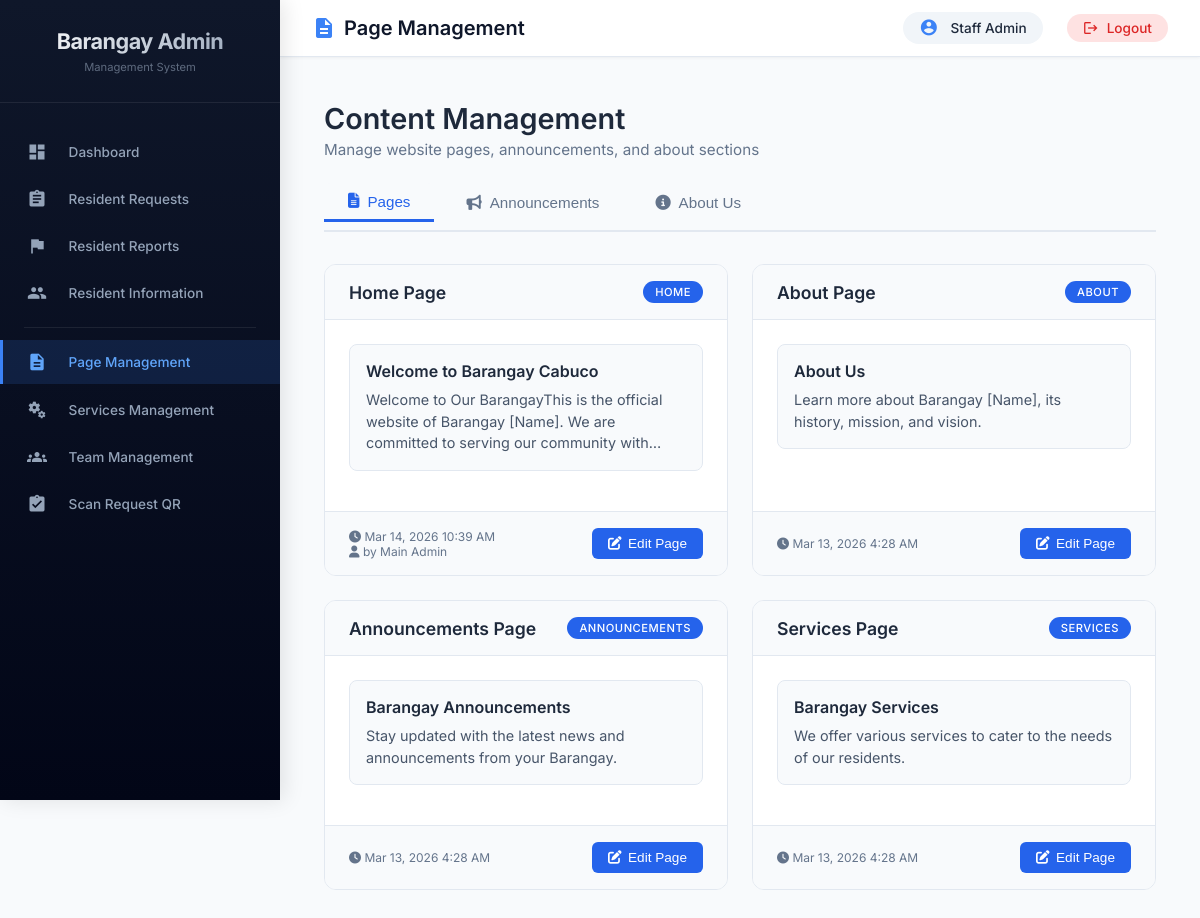
The app's page /admin/management/pages.php (signed in) with its own data.
### tables this page shows
CREATE TABLE `pages` (
  `id` int(11) NOT NULL,
  `page_name` varchar(50) NOT NULL,
  `title` varchar(200) DEFAULT NULL,
  `content` text DEFAULT NULL,
  `meta_description` text DEFAULT NULL,
  `featured_image` varchar(255) DEFAULT NULL,
  `updated_by` int(11) DEFAULT NULL,
  `last_updated` timestamp NOT NULL DEFAULT current_timestamp() ON UPDATE current_timestamp()
);

### admin/management/pages.php (the view, shortened to what this page needs)
<?php
$database = new Database();
$db = $database->getConnection();
$pages_query = "SELECT p.*, CONCAT(a.first_name, ' ', a.last_name) as updated_by_name
                FROM pages p
                LEFT JOIN admins a ON p.updated_by = a.id
                ORDER BY FIELD(p.page_name, 'home', 'about', 'announcements', 'services'), p.page_name";
$pages_stmt = $db->query($pages_query);
$pages = $pages_stmt->fetchAll(PDO::FETCH_ASSOC);
include '../includes/admin_header.php';
?>
<link rel="stylesheet" href="https://cdnjs.cloudflare.com/ajax/libs/font-awesome/6.4.0/css/all.min.css">
<div class="pages-module">
    <div class="module-header">
        <div class="module-title">
            <h1>Content Management</h1>
            <p>Manage website pages, announcements, and about sections</p>
        </div>
    </div>
    <div class="tab-nav">
        <button class="tab-btn active" onclick="switchTab(event, 'pages')">
            <i class="fas fa-file-alt"></i> Pages
        </button>
        <button class="tab-btn" onclick="switchTab(event, 'announcements')">
            <i class="fas fa-bullhorn"></i> Announcements
        </button>
        <button class="tab-btn" onclick="switchTab(event, 'about')">
            <i class="fas fa-info-circle"></i> About Us
        </button>
    </div>
    <div id="pages-tab" class="tab-content active">
        <div class="pages-grid">
            <?php if (empty($pages)): ?>
                <div class="empty-state">
                    <i class="fas fa-file-alt"></i>
                    <p>No pages found</p>
                </div>
            <?php else: ?>
                <?php foreach ($pages as $page): ?>
                <div class="page-card">
                    <div class="page-header">
                        <h3><?php echo ucfirst($page['page_name']); ?> Page</h3>
                        <span class="page-badge"><?php echo $page['page_name']; ?></span>
                    </div>
                    <div class="page-content">
                        <div class="page-preview">
                            <h4><?php echo htmlspecialchars($page['title'] ?: 'No title'); ?></h4>
                            <p><?php echo htmlspecialchars(substr(strip_tags($page['content']), 0, 150)); ?><?php echo strlen(strip_tags($page['content'])) > 150 ? '...' : ''; ?></p>
                        </div>
                    </div>
                    <div class="page-footer">
                        <span class="last-updated">
                            <i class="fas fa-clock"></i>
                            <?php echo date('M j, Y g:i A', strtotime($page['last_updated'])); ?>
                            <?php if ($page['updated_by_name']): ?><br><i class="fas fa-user"></i> by <?php echo htmlspecialchars($page['updated_by_name']); ?><?php endif; ?>
                        </span>
                        <button onclick="editPage(<?php echo htmlspecialchars(json_encode($page)); ?>)" class="btn-edit">
                            <i class="fas fa-edit"></i> Edit Page
                        </button>
                    </div>
                </div>
                <?php endforeach; ?>
            <?php endif; ?>
        </div>
    </div>
</div>
<?php include '../includes/admin_footer.php'; ?>

### admin/includes/admin_header.php (style rules this page uses)
* { margin: 0; padding: 0; box-sizing: border-box; }
body { font-family: 'Inter', 'Segoe UI', Tahoma, Geneva, Verdana, sans-serif; background: #f8fafc; overflow-x: hidden; }

### admin/management/pages.php (style rules this page uses)
.pages-module { width: 100%; max-width: 1400px; margin: 0 auto; padding: 1rem; }
.module-header { display: flex; justify-content: space-between; align-items: center; margin-bottom: 1.5rem; flex-wrap: wrap; gap: 1rem; }
.module-title h1 { font-size: 1.8rem; font-weight: 600; color: #1e293b; margin-bottom: 0.25rem; }
.module-title p { color: #64748b; font-size: 0.95rem; }
.tab-nav { display: flex; gap: 0.5rem; margin-bottom: 2rem; border-bottom: 2px solid #e2e8f0; padding-bottom: 0.5rem; flex-wrap: wrap; }
.tab-btn { padding: 0.6rem 1.5rem; background: none; border: none; border-radius: 6px 6px 0 0; font-size: 0.95rem; font-weight: 500; color: #64748b; cursor: pointer; display: flex; align-items: center; gap: 0.5rem; transition: all 0.2s; }
.tab-btn.active { color: #2563eb; border-bottom: 3px solid #2563eb; background: #f8fafc; }
.tab-content { display: none; }
.tab-content.active { display: block; }
.pages-grid { display: grid; grid-template-columns: repeat(auto-fill, minmax(350px, 1fr)); gap: 1.5rem; }
.page-card { background: white; border-radius: 12px; border: 1px solid #e2e8f0; overflow: hidden; transition: all 0.2s; display: flex; flex-direction: column; }
.page-header { padding: 1rem 1.5rem; background: #f8fafc; border-bottom: 1px solid #e2e8f0; display: flex; justify-content: space-between; align-items: center; }
.page-header h3 { font-size: 1.1rem; font-weight: 600; color: #1e293b; text-transform: capitalize; }
.page-badge { background: #2563eb; color: white; padding: 0.25rem 0.75rem; border-radius: 20px; font-size: 0.7rem; font-weight: 500; text-transform: uppercase; letter-spacing: 0.5px; }
.page-content { padding: 1.5rem; flex: 1; }
.page-preview { background: #f8fafc; padding: 1rem; border-radius: 8px; margin-bottom: 1rem; border: 1px solid #e2e8f0; }
.page-preview h4 { font-size: 1rem; font-weight: 600; color: #1e293b; margin-bottom: 0.5rem; }
.page-preview p { color: #475569; font-size: 0.9rem; line-height: 1.5; margin-bottom: 0; overflow: hidden; display: -webkit-box; -webkit-line-clamp: 3; -webkit-box-orient: vertical; }
.page-footer { padding: 1rem 1.5rem; background: #f8fafc; border-top: 1px solid #e2e8f0; display: flex; justify-content: space-between; align-items: center; flex-wrap: wrap; gap: 0.5rem; }
.last-updated { font-size: 0.75rem; color: #64748b; }
.btn-edit { display: inline-flex; align-items: center; gap: 0.4rem; padding: 0.5rem 1rem; background: #2563eb; color: white; border: none; border-radius: 6px; font-size: 0.85rem; font-weight: 500; cursor: pointer; transition: all 0.2s; }

### records on screen
pages: page_name "Home", page_name "HOME", title "Welcome to Barangay Cabuco", content "Welcome to Our BarangayThis is the official website of Barangay [Name]. We are committed to serving our community…", last_updated "Mar 14, 2026 10:39 AM", updated_by_name "Main Admin"
pages: page_name "About", page_name "ABOUT", title "About Us", content "Learn more about Barangay [Name], its history, mission, and vision.", last_updated "Mar 13, 2026 4:28 AM"
pages: page_name "Announcements", page_name "ANNOUNCEMENTS", title "Barangay Announcements", content "Stay updated with the latest news and announcements from your Barangay.", last_updated "Mar 13, 2026 4:28 AM"
pages: page_name "Services", page_name "SERVICES", title "Barangay Services", content "We offer various services to cater to the needs of our residents.", last_updated "Mar 13, 2026 4:28 AM"

### other values on screen
$_SESSION['admin_name'] "Staff Admin"
